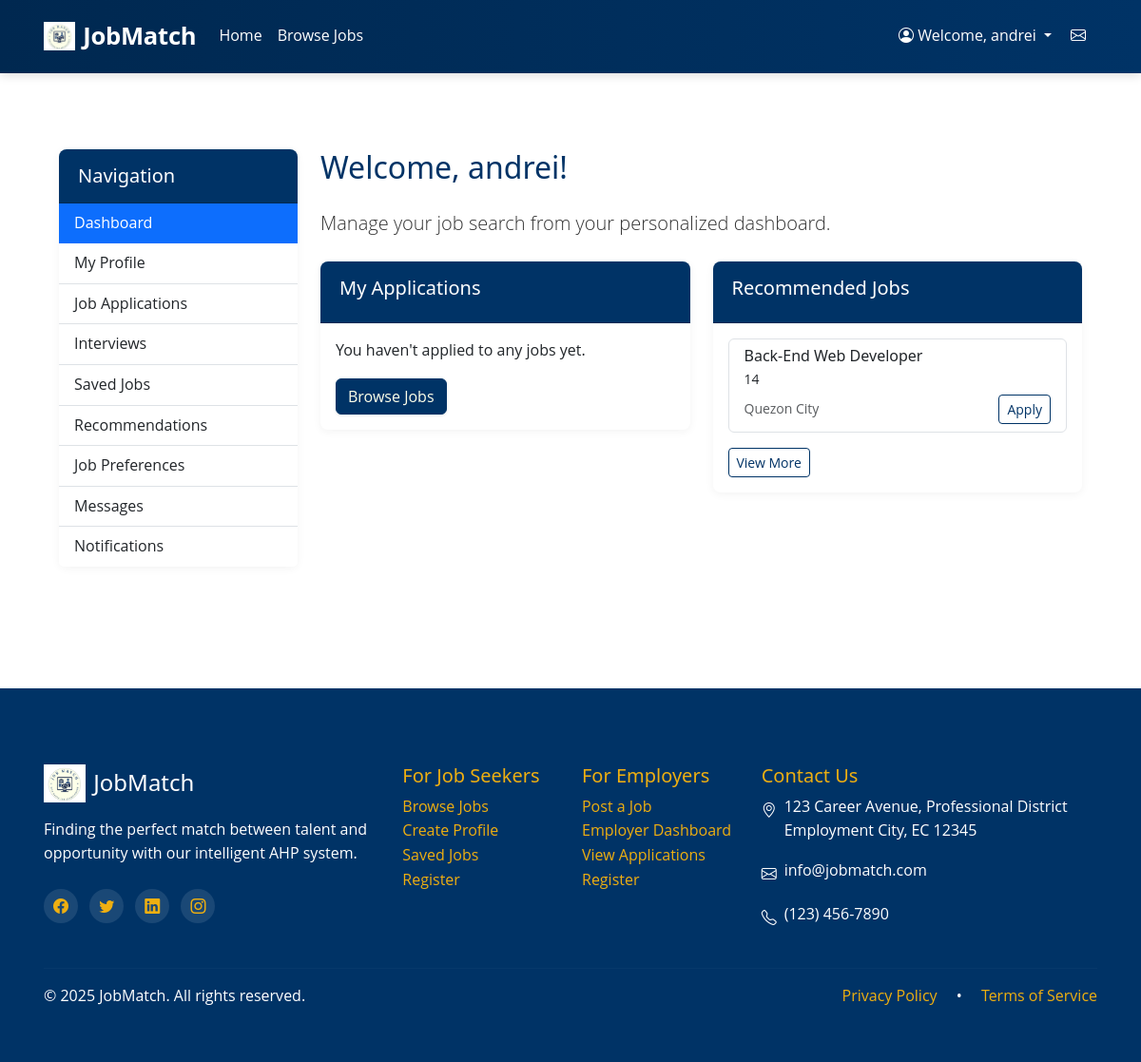
/user/dashboard.php (signed in), run on the app's committed database.
### tables this page shows
CREATE TABLE `jobs` (
  `id` int(11) NOT NULL,
  `title` varchar(255) NOT NULL,
  `description` text NOT NULL,
  `category_id` int(11) NOT NULL,
  `location` varchar(255) NOT NULL,
  `salary` varchar(100) DEFAULT NULL,
  `posted_date` datetime DEFAULT current_timestamp(),
  `employer_id` int(11) DEFAULT NULL,
  `salary_min` decimal(10,2) DEFAULT NULL,
  `salary_max` decimal(10,2) DEFAULT NULL,
  `required_experience` int(11) DEFAULT 0
);

CREATE TABLE `employer_profiles` (
  `id` int(11) NOT NULL,
  `user_id` int(11) NOT NULL,
  `company_name` varchar(255) NOT NULL,
  `company_description` text DEFAULT NULL,
  `industry` varchar(100) DEFAULT NULL,
  `website` varchar(255) DEFAULT NULL,
  `phone` varchar(20) DEFAULT NULL,
  `address` varchar(255) DEFAULT NULL,
  `city` varchar(100) DEFAULT NULL,
  `state` varchar(100) DEFAULT NULL,
  `zip_code` varchar(20) DEFAULT NULL,
  `country` varchar(100) DEFAULT NULL,
  `logo_path` varchar(255) DEFAULT NULL
);

### user/dashboard.php (the view, shortened to what this page needs)
<?php
require_once '../config/db_connect.php';
$user_id = $_SESSION['user_id'];
$sql = "SELECT a.*, j.title as job_title, j.location, e.company_name
        FROM job_applications a
        JOIN jobs j ON a.job_id = j.id
        JOIN employer_profiles e ON j.employer_id = e.user_id
        WHERE a.user_id = ?
        ORDER BY a.apply_date DESC
        LIMIT 5";
$stmt = $conn->prepare($sql);
$stmt->bind_param("i", $user_id);
$stmt->execute();
$applications_result = $stmt->get_result();
$sql = "SELECT j.*, e.company_name
        FROM jobs j
        JOIN employer_profiles e ON j.employer_id = e.user_id
        LEFT JOIN job_applications a ON j.id = a.job_id AND a.user_id = ?
        WHERE a.id IS NULL
        ORDER BY j.posted_date DESC
        LIMIT 5";
$stmt = $conn->prepare($sql);
$stmt->bind_param("i", $user_id);
$stmt->execute();
$recommended_jobs = $stmt->get_result();
include '../includes/header.php';
?>
<div class="container py-4">
    <div class="row">
        <div class="col-md-3">
            <div class="card mb-4">
                <div class="card-header">
                    <h5 class="mb-0">Navigation</h5>
                </div>
                <div class="list-group list-group-flush">
                    <a href="dashboard.php" class="list-group-item list-group-item-action active">Dashboard</a>
                    <a href="profile.php" class="list-group-item list-group-item-action">My Profile</a>
                    <a href="applications.php" class="list-group-item list-group-item-action">Job Applications</a>
                    <a href="interviews.php" class="list-group-item list-group-item-action">Interviews</a>
                    <a href="saved-jobs.php" class="list-group-item list-group-item-action">Saved Jobs</a>
                    <a href="recommendations.php" class="list-group-item list-group-item-action">Recommendations</a>
                    <a href="preferences.php" class="list-group-item list-group-item-action">Job Preferences</a>
                    <a href="../messages/index.php" class="list-group-item list-group-item-action">Messages</a>
                    <a href="../notifications/index.php" class="list-group-item list-group-item-action">Notifications</a>
                </div>
            </div>
        </div>
        <div class="col-md-9">
            <h2>Welcome, <?php echo htmlspecialchars($_SESSION['username']); ?>!</h2>
            <p class="lead">Manage your job search from your personalized dashboard.</p>
            <div class="row mt-4">
                <div class="col-md-6">
                    <div class="card mb-4">
                        <div class="card-header">
                            <h5>My Applications</h5>
                        </div>
                        <div class="card-body">
                            <?php if ($applications_result->num_rows > 0): ?>
                                <ul class="list-group">
                                    <?php while ($app = $applications_result->fetch_assoc()): ?>
                                        <li class="list-group-item d-flex justify-content-between align-items-start">
                                            <div class="ms-2 me-auto">
                                                <div class="fw-bold"><?php echo htmlspecialchars($app['job_title']); ?></div>
                                                <?php echo htmlspecialchars($app['company_name']); ?>
                                                <span class="d-block small text-muted">
                                                    Applied: <?php echo date('M d, Y', strtotime($app['apply_date'])); ?>
                                                </span>
                                            </div>
                                            <span class="badge bg-<?php
                                                switch($app['status']) {
                                                    case 'pending': echo 'primary'; break;
                                                    case 'shortlisted': echo 'info'; break;
                                                    case 'interviewed': echo 'warning'; break;
                                                    case 'offered': echo 'success'; break;
                                                    case 'rejected': echo 'danger'; break;
                                                    default: echo 'secondary';
                                                }
                                            ?> rounded-pill">
                                                <?php echo ucfirst($app['status']); ?>
                                            </span>
                                        </li>
                                    <?php endwhile; ?>
                                </ul>
                                <div class="mt-3">
                                    <a href="applications.php" class="btn btn-outline-primary btn-sm">View All</a>
                                </div>
                            <?php else: ?>
                                <p class="card-text">You haven't applied to any jobs yet.</p>
                                <a href="../jobs/index.php" class="btn btn-primary">Browse Jobs</a>
                            <?php endif; ?>
                        </div>
                    </div>
                </div>
                <div class="col-md-6">
                    <div class="card mb-4">
                        <div class="card-header">
                            <h5>Recommended Jobs</h5>
                        </div>
                        <div class="card-body">
                            <?php if ($recommended_jobs->num_rows > 0): ?>
                                <ul class="list-group">
                                    <?php while ($job = $recommended_jobs->fetch_assoc()): ?>
                                        <li class="list-group-item">
                                            <h6 class="mb-1"><?php echo htmlspecialchars($job['title']); ?></h6>
                                            <p class="mb-1 small"><?php echo htmlspecialchars($job['company_name']); ?></p>
                                            <div class="d-flex justify-content-between align-items-center">
                                                <small class="text-muted"><?php echo htmlspecialchars($job['location']); ?></small>
                                                <a href="../jobs/apply.php?job_id=<?php echo $job['id']; ?>" class="btn btn-sm btn-outline-primary">Apply</a>
                                            </div>
                                        </li>
                                    <?php endwhile; ?>
                                </ul>
                                <div class="mt-3">
                                    <a href="recommendations.php" class="btn btn-outline-primary btn-sm">View More</a>
                                </div>
                            <?php else: ?>
                                <p class="card-text">Complete your profile to get job recommendations.</p>
                                <a href="profile.php" class="btn btn-primary">Update Profile</a>
                            <?php endif; ?>
                        </div>
                    </div>
                </div>
            </div>
        </div>
    </div>
</div>
<?php include '../includes/footer.php'; ?>

### assets/css/custom.css (style rules this page uses)
:root { --primary: #003366; --secondary: #8d251f; --accent: #eeaf11; --light: #feffe9; --light-gray: #dedbd5; --primary-hover: #004b8f; --accent-hover: #f7ba2c; }
body { background-color: #fff; color: #333; font-family: 'Segoe UI', system-ui, -apple-system, sans-serif; line-height: 1.6; }
.container { padding: 2rem 1rem; }
.btn-primary { background-color: var(--primary); border-color: var(--primary); color: var(--light); box-shadow: 0 1px 3px rgba(0,0,0,0.1); }
.btn-outline-primary { border-color: var(--primary); color: var(--primary); }
.card { border: none; border-radius: 8px; box-shadow: 0 2px 10px rgba(0,0,0,0.05); transition: all 0.2s ease; margin-bottom: 1.5rem; }
.card-header { background-color: var(--primary); color: white; border-radius: 8px 8px 0 0 !important; padding: 1rem 1.25rem; }
h2, h3 { margin-bottom: 1.5rem; color: var(--primary); }
.card, .stat-card, .category-card { transition: all 0.3s cubic-bezier(0.165, 0.84, 0.44, 1); }
h1, h2, h3, h4, h5, h6 { font-family: 'Montserrat', 'Segoe UI', system-ui, sans-serif; }
body { font-family: 'Open Sans', 'Segoe UI', system-ui, sans-serif; }

### data on the page
jobs: title "Back-End Web Developer", employer_profiles.company_name "14", location "Quezon City"

### other printed values
$_SESSION['username'] "andrei"
